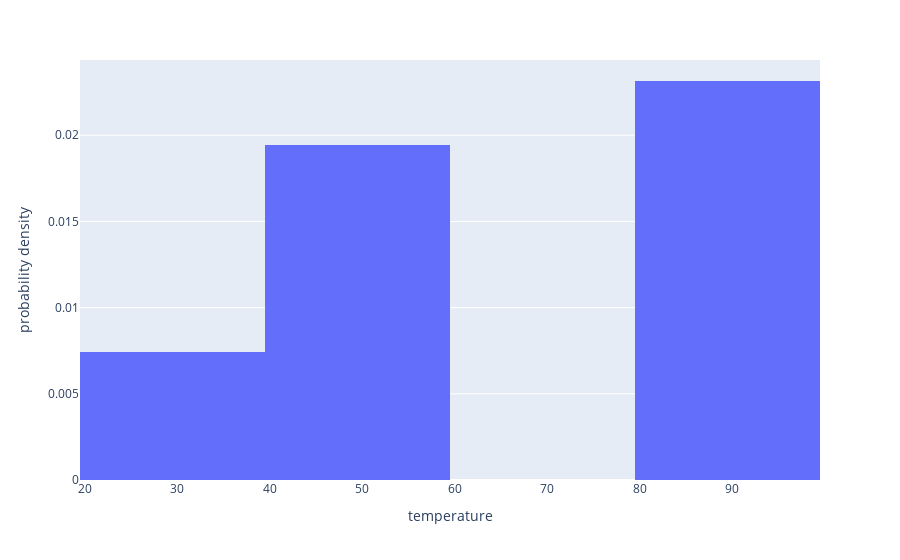

Write notebook code for a chart like this one.
### Markdown cell above
6. Use a histogram to visualize the temperature column.

### Code cell
px.histogram(clean_data, x="temperature",histnorm='probability density')

### Figure 1 — Plotly figure (JSON) as saved in the notebook; plotly's stock layout.template omitted (floating-point values rounded to 4 significant figures)
{"data": [{"alignmentgroup": "True", "bingroup": "x", "histnorm": "probability density", "hovertemplate": "temperature=%{x}<br>probability density=%{y}<extra></extra>", "legendgroup": "", "marker": {"color": "#636efa", "pattern": {"shape": ""}}, "name": "", "offsetgroup": "", "orientation": "v", "showlegend": false, "type": "histogram", "x": [55, 80, 80, 80, 80, 80, 80, 80, 80, 80, 55, 55, 55, 55, 55, 80, 55, 55, 80, 80, 55, 55, 55, 80, 80, 80, 80, 80, 55, 80, 80, 80, 80, 55, 55, 55, 55, 80, 55, 55, 80, 80, 55, 55, 80, 80, 80, 80, 80, 55, 80, 80, 80, 80, 55, 55, 55, 55, 80, 55, 55, 80, 80, 55, 55, 80, 80, 55, 80, 80, 55, 55, 30, 55, 30, 30, 80, 30, 55, 30, 30, 80, 55, 55, 30, 30, 80, 80, 80, 55, 80, 80, 55, 30, 55, 30, 30, 80, 30, 55, 30, 30, 80, 55, 55, 30, 30, 80], "xaxis": "x", "yaxis": "y"}], "layout": {"barmode": "relative", "legend": {"tracegroupgap": 0}, "margin": {"t": 60}, "xaxis": {"anchor": "y", "domain": [0, 1], "title": {"text": "temperature"}}, "yaxis": {"anchor": "x", "domain": [0, 1], "title": {"text": "probability density"}}}}
